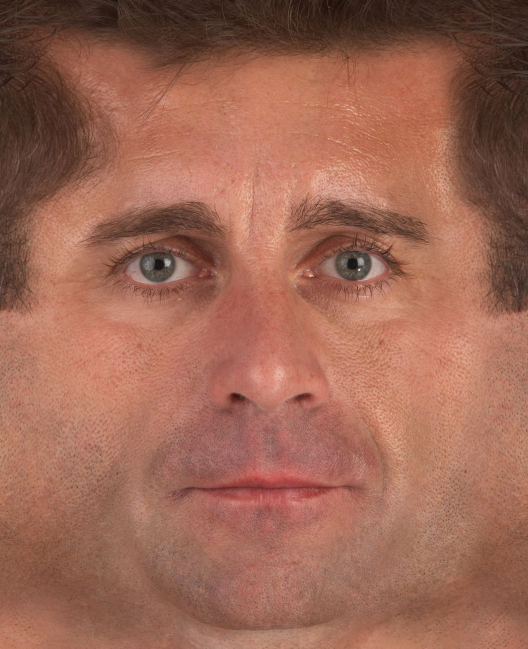
#> input picture space-human-dev/images/cut_face.jpg, 1056 x 1297 px (shown at 1/2 size)
$ python -i face_analyser.py   (imports and definitions only)
#> lines starting #> are read from the running program, lines starting #| are printed output that depends on the picture
from src.utils import image_resize
import cv2
import numpy as np


class Face:
    def __init__(self,size=480):
        self.path_face = "src/models/face.xml"
        self.haar_face = cv2.CascadeClassifier(self.path_face)
        self.path_eyesr = "src/models/right.xml"
        self.haar_eyes_r = cv2.CascadeClassifier(self.path_eyesr)
        self.path_eyesl = "src/models/left.xml"
        self.haar_eyes_l = cv2.CascadeClassifier(self.path_eyesl)
        self.size = size

    def preprocess(self,inputImg):
        #img_r = image_resize(inputImg,max_=self.size)
        gray = cv2.cvtColor(inputImg,cv2.COLOR_BGR2GRAY)
        return None, gray

    def face_box(self,inputImg,scaleF=1.05,minN=5,minSize=(30,30)):
        face_react = []
        if inputImg is not None:
            face_react = self.haar_face.detectMultiScale(inputImg, scaleFactor=scaleF,
                                                         minNeighbors=minN, minSize=minSize,
                                                         flags=cv2.CASCADE_SCALE_IMAGE)
        return face_react

    def eyes_box_r(self,inputImg,scaleF=1.1,minN=10,minSize=(15,15)):
        eyes_r_react = []
        if inputImg is not None:
            eyes_r_react = self.haar_eyes_r.detectMultiScale(inputImg, scaleFactor=scaleF,
                                                           minNeighbors=minN, minSize=minSize,
                                                           flags=cv2.CASCADE_SCALE_IMAGE)
        return eyes_r_react

    def eyes_box_l(self, inputImg, scaleF=1.1, minN=10, minSize=(15, 15)):
        eyes_l_react = []
        if inputImg is not None:
            eyes_l_react = self.haar_eyes_l.detectMultiScale(inputImg, scaleFactor=scaleF,
                                                           minNeighbors=minN, minSize=minSize,
                                                           flags=cv2.CASCADE_SCALE_IMAGE)

        return eyes_l_react

    def cut_face(self,image_pre,box,index=0):
        try:
            x, y, w, h = box[index]
            cut = image_pre[y:y+h,x:x+w]
        except:
            return None
        return cut

    def face_extract(self, inputImg):
        img_r, image = self.preprocess(inputImg)
        face_B = self.face_box(image)

        if len(face_B) > 0:
            image_face = self.cut_face(image, face_B, index=0)
            eyes_R = self.eyes_box_l(image_face)
            eyes_L = self.eyes_box_r(image_face)
            return img_r, face_B, eyes_L, eyes_R
        else:
            return img_r, [], [], []

>>> import cv2
>>> picture = cv2.imread('../images/cut_face.jpg')
#> picture is the input picture: shape (1297, 1056, 3); mean B, G, R 84.5, 102.8, 157
>>> result = Face().face_extract(picture)
#> in preprocess, `gray = cv2.cvtColor(inputImg,cv2.COLOR_BGR2GRAY)`:
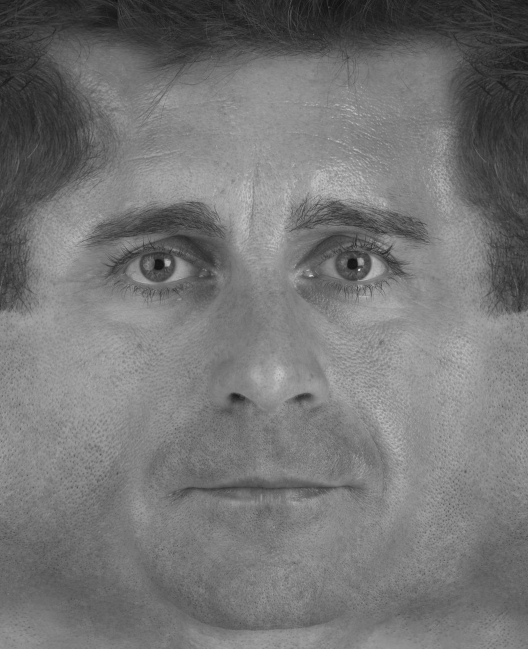
#> gray: shape (1297, 1056) (shown at 1/2 size); min 14, max 234, mean 116.9
#> in face_box, `face_react = self.haar_face.detectMultiScale(inputImg, scaleFactor=sca..`: face_react = [[67, 188, 910, 910]]
#> in cut_face, `x, y, w, h = box[index]`: x = 67; y = 188; w = 910
#> in cut_face, `cut = image_pre[y:y+h,x:x+w]`:
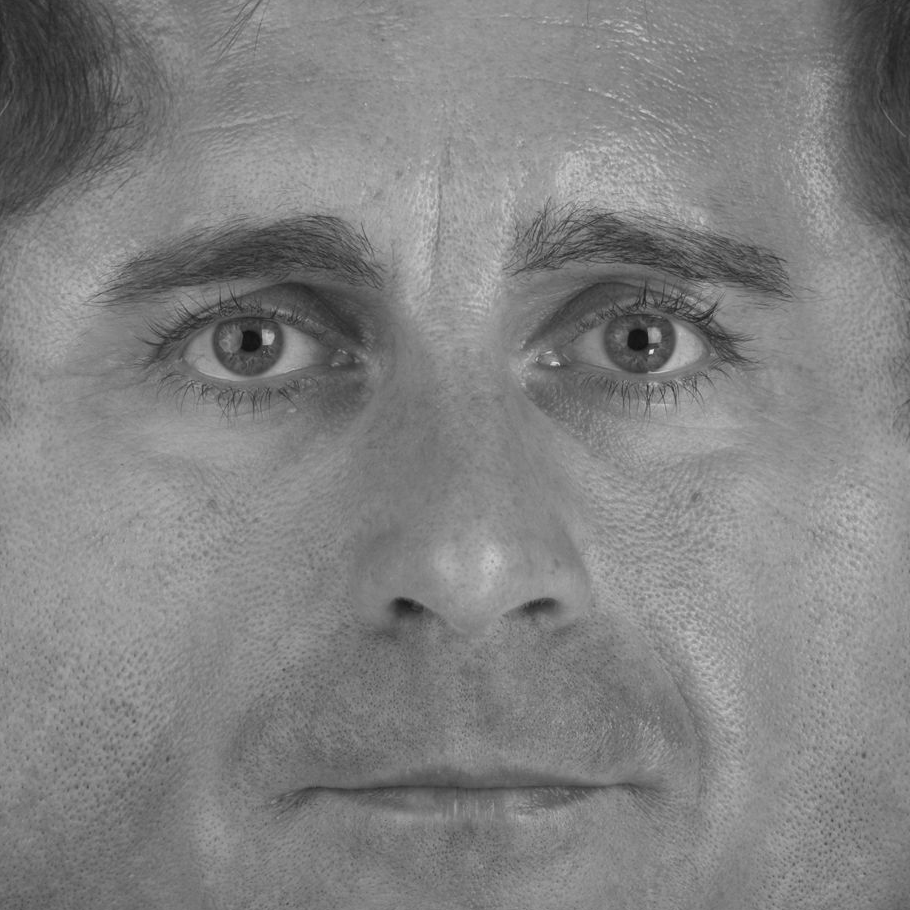
#> cut: shape (910, 910); min 15, max 234, mean 129.5
#> in eyes_box_l, `eyes_l_react = self.haar_eyes_l.detectMultiScale(inputImg, scaleFactor..`: eyes_l_react = [[519, 175, 246, 246]]
#> in eyes_box_r, `eyes_r_react = self.haar_eyes_r.detectMultiScale(inputImg, scaleFactor..`: eyes_r_react = [[123, 176, 258, 258]]

$ run again, on space-human-dev/images/face.jpg
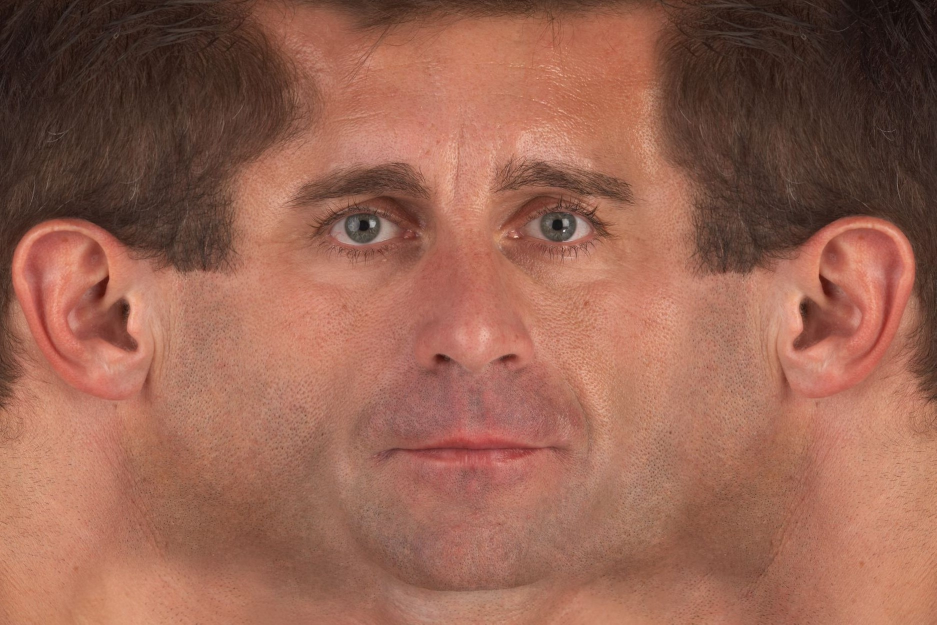
#> input picture space-human-dev/images/face.jpg, 1873 x 1249 px (shown at 1/2 size)
#> picture is the input picture: shape (1249, 1873, 3); mean B, G, R 81.5, 99.3, 151.7
#> in preprocess, `gray = cv2.cvtColor(inputImg,cv2.COLOR_BGR2GRAY)`:
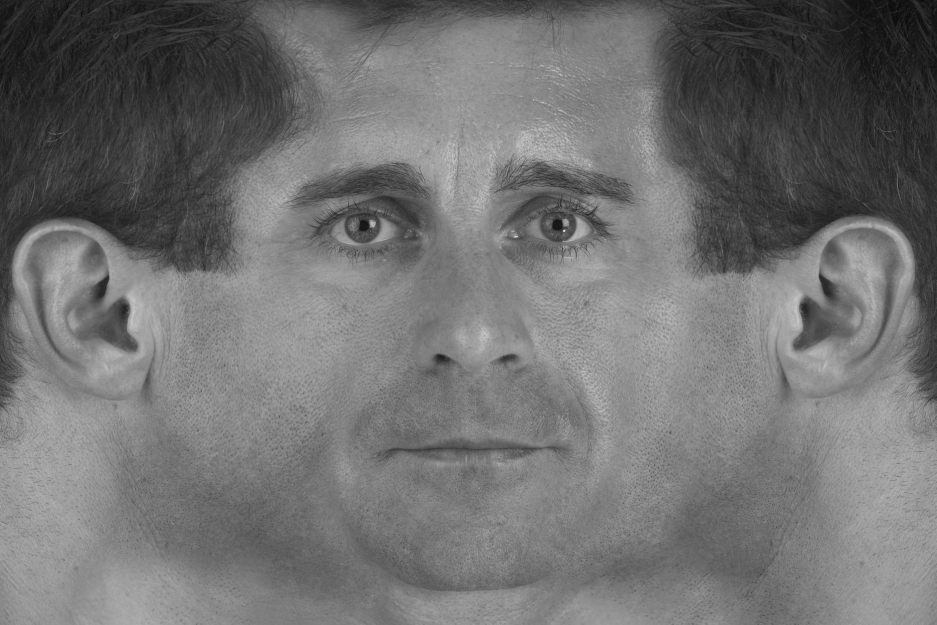
#> gray: shape (1249, 1873) (shown at 1/2 size); min 5, max 235, mean 112.9
#> face_react = [[427, 56, 1028, 1028]]
#> x = 427; y = 56; w = 1028
#> in cut_face, `cut = image_pre[y:y+h,x:x+w]`:
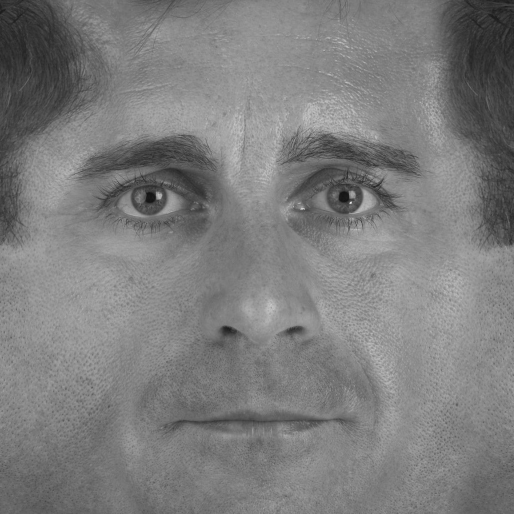
#> cut: shape (1028, 1028) (shown at 1/2 size); min 16, max 235, mean 124.9
#> eyes_l_react = [[193, 244, 234, 234], [574, 231, 242, 242]]
#> eyes_r_react = [[174, 230, 255, 255]]
